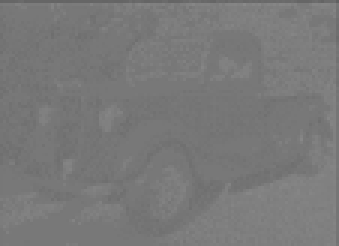
%> input picture img/car-ant.gif, 113 x 82 px, shrunk from 257 x 186 before the run (shown 3 times larger)
$ octave exe2_naoacabado.m   (GNU Octave 9; MATLAB toolbox functions it lacks are replaced by stand-ins)
%> lines starting %> are read from the running program, lines starting %| are printed output that depends on the picture; in (x1, y1, x2, y2) boxes, pixels count from 0 and x2, y2 are one past the last pixel; in counts of white or black regions, pixels touching at a corner belong together; the program's own positions count from 1
clear;
clc;
pkg load image;

% [75 lines left out: functions getNHood, getHistogram, globalHistogramLinearization, localHistogramLinearization, not called in this run]

# open the images
carimg = imread('./car-ant.gif');
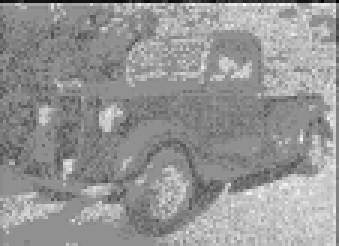
%> carimg: size 82x113 uint8 (shown 3 times larger); min 0, max 37, mean 21.7; drawn with min black and max white
fig3img = imread('./Fig3.15(a).jpg');
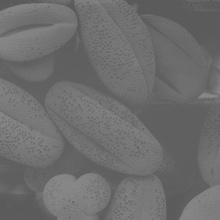
%> input picture img/Fig3.15(a).jpg, 220 x 220 px, shrunk from 500 x 500 before the run
%> fig3img is the input picture: size 220x220 uint8; min 87, max 138, mean 109.1
l = 256;
nhoodI = nhoodJ = 3;

#{
image = globalHistogramLinearization(carimg, l);
figure;
imshow(carimg);
figure;
imshow(image);
#}


#image = localHistogramLinearization(carimg, l,nhoodI, nhoodJ);
img = carimg;
[n m] = size(img);
%> n = 82; m = 113
centerI = round(nhoodI/2);
centerJ = round(nhoodJ/2);
expImg = zeros(n + nhoodI - 1, m + nhoodJ - 1);
expImg(centerI:n + centerI - 1, centerJ: m + centerJ - 1) = img;
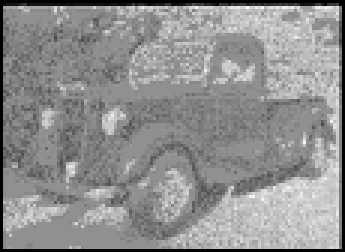
%> expImg: size 84x115 double (shown 3 times larger); min 0, max 37, mean 20.9; drawn with min black and max white
histogram = zeros(1,l);
image = zeros(n,m);

for i = centerI:n + centerI - 1
  for j = centerJ: m + centerJ - 1
    localImg = ones(nhoodI, nhoodJ);
    localImg = getNHood(img, localImg, i, j);
    #localImg = globalHistogramLinearization(localImg, l);
    [n m] = size(localImg);
    Limage = zeros(n, m);
    h = getHistogram(localImg, l);
    s = zeros(1,l);
    div = m * n;
    k = (l - 1) / div;

    for ii = 1:l
      sumH = 0;
      for jj = 1:ii
        sumH += h(jj);
      endfor
      s(ii) = k * sumH;
    endfor

    for ii = 1:n
      for jj = 1:m
        Limage(ii,jj) = round(s(localImg(ii,jj) + 1));
      endfor
    endfor
    Limage = uint8(Limage);

    localImg = Limage;

    image(i,j) = localImg(centerI,centerJ);
  endfor
endfor
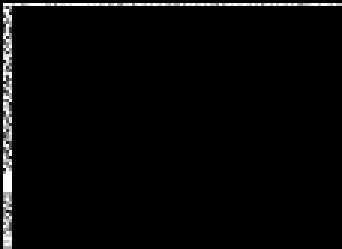
%> image: size 83x114 double (shown 3 times larger); min 0, max 255, mean 7.1
%> after the loop, Limage = [255 227 227; 170 170 170; 170 170 170]; s = 256 values from 170 to 255


figure;
imshow(carimg);
figure;
imshow(image);
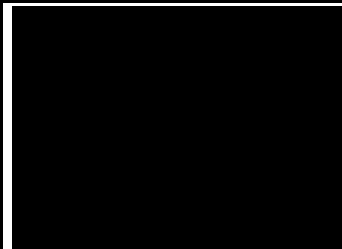
%> displayed picture: size 83x114, on the screen's scale of 0 to 255 (shown 3 times larger); 3.8% white; 1 white region, box (x1, y1, x2, y2) and area: (1, 1, 114, 83) 356
